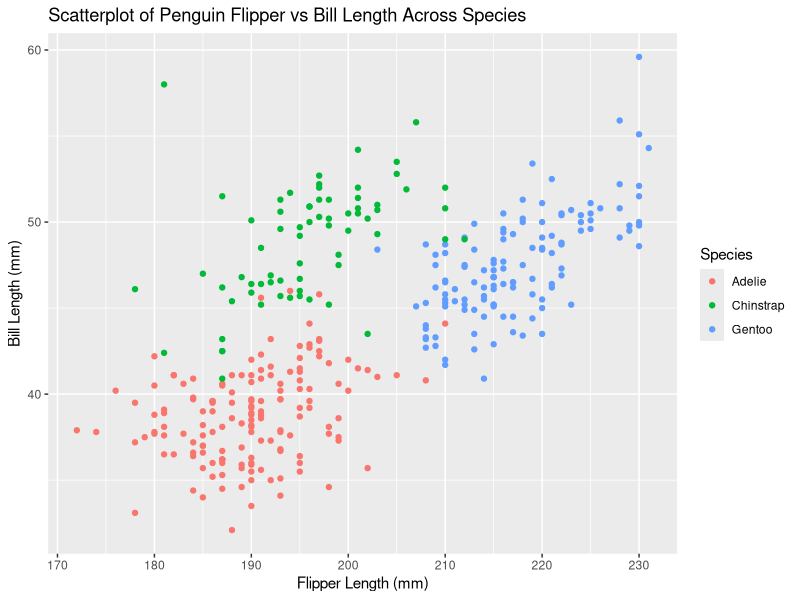
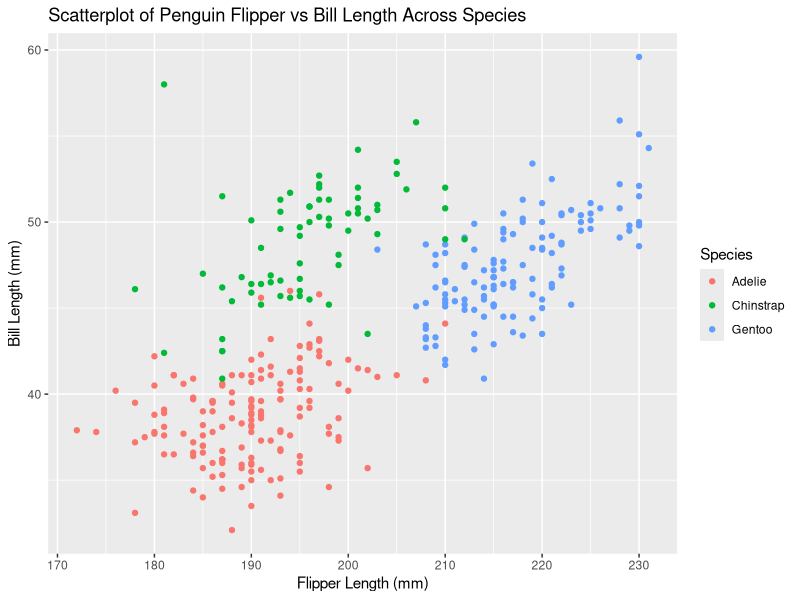

Generate these figures, in order, with R:
## ---- chunk 1
knitr::opts_chunk$set(echo = TRUE)
## ---- chunk 2
library(tidyverse)
library(ggplot2)
library(palmerpenguins)
## ---- chunk 3
data("penguins", package = "palmerpenguins")
## ---- chunk 4
# Make the plot:
p <- ggplot(penguins, aes(x = flipper_length_mm, y = bill_length_mm, color = species)) + # Specify axes and color.
  geom_point() + # Tell R to make a scatterplot.
  labs(x = 'Flipper Length (mm)', y = 'Bill Length (mm)', color = 'Species') + # Add axes and color labels.
  ggtitle("Scatterplot of Penguin Flipper vs Bill Length Across Species") # Add main title.

# Print the plot:
print(p)

# Save plot to requested file:
ggsave('p8105_hw1_plot01.png', p)
## ---- chunk 5
## First, set our seed for reproducibility:
set.seed(112)

## Now generate the data:
rand_df <- tibble(
  rand_num = rnorm(10),
  rand_logic = case_when(
    rand_num > 0 ~ TRUE,
    TRUE ~ FALSE
  ),
  rand_char = c('my', 'all', 'time', 'favorite', 'alliums', 'are', "the", "onion", "and", "scallion"),
  rand_fac = as.factor(rbinom(10, 2, 0.5))
)
## ---- chunk 6
# Mean of random numeric vector:
m <- mean(pull(rand_df, rand_num))

paste0("The mean of our random sample is: ", m)

# Mean of random logical vector:
m <- mean(pull(rand_df, rand_logic))

paste0("The mean of our random logical vector is: ", m)

# Mean of character vector:
m <- mean(pull(rand_df, rand_char))

paste0("The mean of our character vector is: ", m, ", meaning that we cannot take the mean of a character vector.")

# Mean of character vector:
m <- mean(pull(rand_df, rand_fac))

paste0("The mean of our factor vector is: ", m, ", meaning that we cannot take the mean of a factor vector.")
